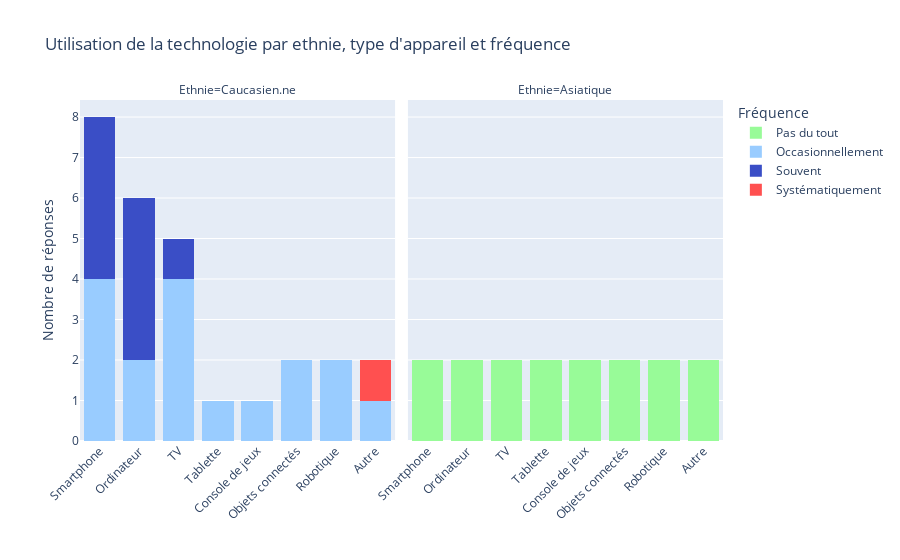

Here is the notebook cell this chart was saved with:
### Code cell
fig = px.histogram(melted_data_all, x='Technology', color='Frequency', 
                   barmode='stack', facet_col='Ethnie', 
                   title='Utilisation de la technologie par ethnie, type d\'appareil et fréquence',
                   color_discrete_map=color_map,
                   category_orders=category_orders)

# Update the x-axis title for each subplot
fig.update_xaxes(title_text='', tickangle=-45)

fig.update_layout(yaxis_title=label_nb_characters,
                  legend_title='Fréquence'
                  )

fig.show()

### Figure 1 — Plotly figure (JSON) as saved in the notebook; plotly's stock layout.template omitted (floating-point values rounded to 4 significant figures)
{"data": [{"alignmentgroup": "True", "bingroup": "x", "hovertemplate": "Frequency=Pas du tout<br>Ethnie=Asiatique<br>Technology=%{x}<br>count=%{y}<extra></extra>", "legendgroup": "Pas du tout", "marker": {"color": "#98FB98", "pattern": {"shape": ""}}, "name": "Pas du tout", "offsetgroup": "Pas du tout", "orientation": "v", "showlegend": true, "type": "histogram", "x": ["Smartphone", "Smartphone", "Ordinateur", "Ordinateur", "TV", "TV", "Tablette", "Tablette", "Console de jeux", "Console de jeux", "Objets connectés", "Objets connectés", "Robotique", "Robotique", "Autre", "Autre"], "xaxis": "x2", "yaxis": "y2"}, {"alignmentgroup": "True", "bingroup": "x", "hovertemplate": "Frequency=Occasionnellement<br>Ethnie=Caucasien.ne<br>Technology=%{x}<br>count=%{y}<extra></extra>", "legendgroup": "Occasionnellement", "marker": {"color": "#99CCFF", "pattern": {"shape": ""}}, "name": "Occasionnellement", "offsetgroup": "Occasionnellement", "orientation": "v", "showlegend": true, "type": "histogram", "x": ["Smartphone", "Smartphone", "Smartphone", "Smartphone", "Ordinateur", "Ordinateur", "TV", "TV", "TV", "TV", "Tablette", "Console de jeux", "Objets connectés", "Objets connectés", "Robotique", "Robotique", "Autre"], "xaxis": "x", "yaxis": "y"}, {"alignmentgroup": "True", "bingroup": "x", "hovertemplate": "Frequency=Souvent<br>Ethnie=Caucasien.ne<br>Technology=%{x}<br>count=%{y}<extra></extra>", "legendgroup": "Souvent", "marker": {"color": "#3A4EC6", "pattern": {"shape": ""}}, "name": "Souvent", "offsetgroup": "Souvent", "orientation": "v", "showlegend": true, "type": "histogram", "x": ["Smartphone", "Smartphone", "Smartphone", "Smartphone", "Ordinateur", "Ordinateur", "Ordinateur", "Ordinateur", "TV"], "xaxis": "x", "yaxis": "y"}, {"alignmentgroup": "True", "bingroup": "x", "hovertemplate": "Frequency=Systématiquement<br>Ethnie=Caucasien.ne<br>Technology=%{x}<br>count=%{y}<extra></extra>", "legendgroup": "Systématiquement", "marker": {"color": "#FF5050", "pattern": {"shape": ""}}, "name": "Systématiquement", "offsetgroup": "Systématiquement", "orientation": "v", "showlegend": true, "type": "histogram", "x": ["Autre"], "xaxis": "x", "yaxis": "y"}], "layout": {"annotations": [{"font": {}, "showarrow": false, "text": "Ethnie=Caucasien.ne", "x": 0.245, "xanchor": "center", "xref": "paper", "y": 1, "yanchor": "bottom", "yref": "paper"}, {"font": {}, "showarrow": false, "text": "Ethnie=Asiatique", "x": 0.755, "xanchor": "center", "xref": "paper", "y": 1, "yanchor": "bottom", "yref": "paper"}], "barmode": "stack", "legend": {"title": {"text": "Fréquence"}, "tracegroupgap": 0}, "title": {"text": "Utilisation de la technologie par ethnie, type d'appareil et fréquence"}, "xaxis": {"anchor": "y", "domain": [0, 0.49], "tickangle": -45, "title": {"text": ""}}, "xaxis2": {"anchor": "y2", "domain": [0.51, 1], "matches": "x", "tickangle": -45, "title": {"text": ""}}, "yaxis": {"anchor": "x", "domain": [0, 1], "title": {"text": "Nombre de réponses"}}, "yaxis2": {"anchor": "x2", "domain": [0, 1], "matches": "y", "showticklabels": false}}}
